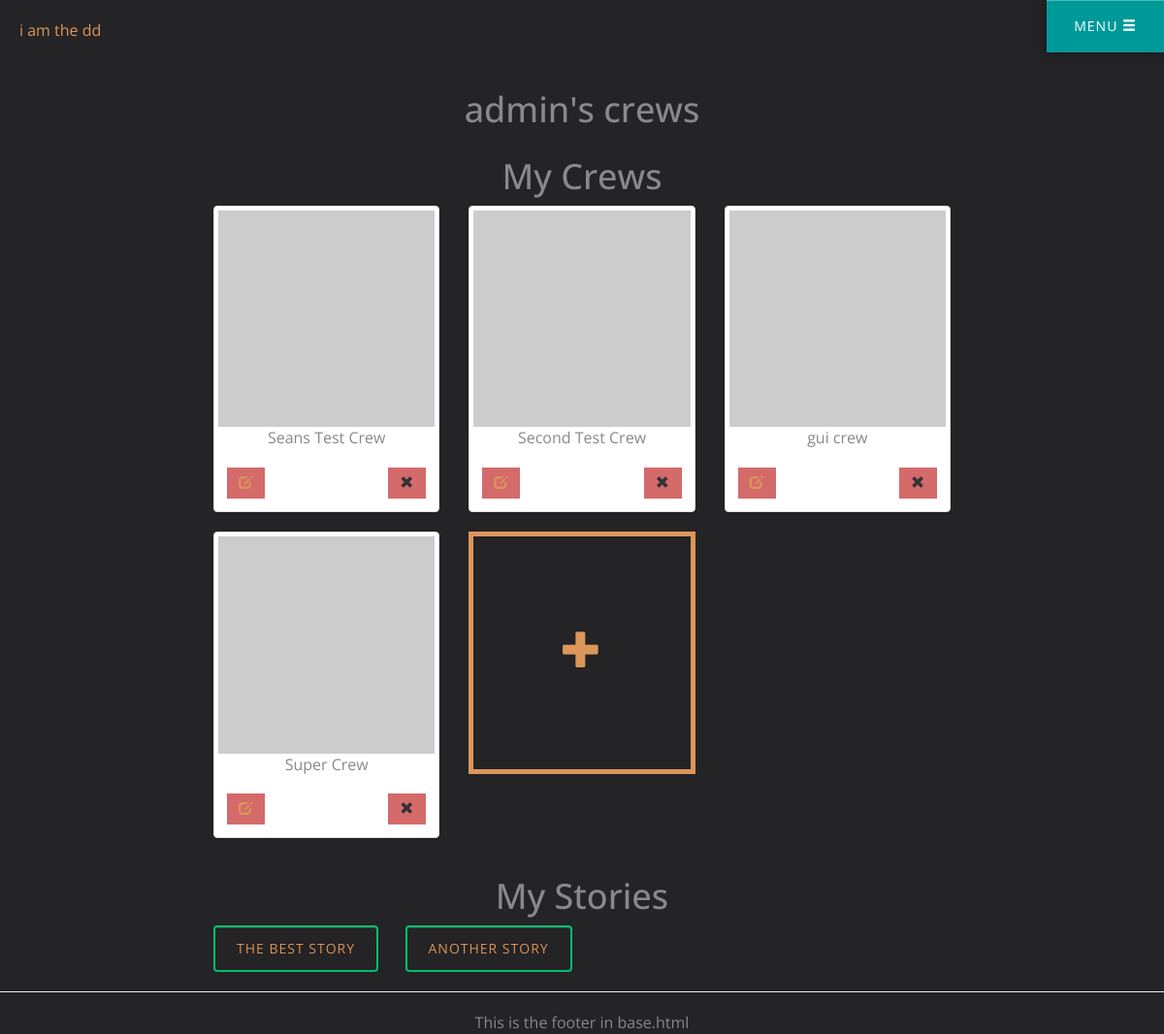
/mycrews/ (signed in), run on the app's committed database.
### dd_app/models.py (models this page shows, shortened)
class Crew(models.Model):
	crew_name = models.CharField(max_length=20)
	owner = models.ForeignKey(User, default=None)
	date_created = models.DateTimeField('date created', default=timezone.now())

class Story(models.Model):
	story_name = models.CharField(max_length=30)
	content = models.CharField(max_length=100)
	crew = models.ForeignKey(Crew)
	creator = models.ForeignKey(User)
	class Meta:
		verbose_name = "Story"
		verbose_name_plural = "Storys"

### dd_app/views.py (the view)
# urls.py: url(r'^mycrews/$', views.mycrews, name='mycrews'), # list of crews CRUD Crews
@login_required(redirect_field_name='/login/')
def mycrews(request):
	context = {}
	if request.user:
		context['crews'] = Crew.objects.all().filter(owner=request.user)
		context['stories'] = Story.objects.all().filter(creator=request.user)
		return render(request, 'dd_app/mycrews.html', context)
	else:
		return render(request, 'dd_app/mycrews.html')

### dd_app/templates/dd_app/mycrews.html (shortened to what this page needs)
{% extends "dd_app/base.html" %}
{% block content %}
{% if user %}
<div class="row">
	<h1 class="text-center">{{user.username}}'s crews</h1>
</div>
{% endif %}
<div class="row">
	<h1 class="text-center">My Crews</h1>
	<div class="col-md-8 col-md-offset-2">
	{% if crews %}
		{% for crew in crews %}
		<div class="col-xs-6 col-md-4">
		    <div href="{% url 'dd_app:crew' crew.id %}" class="thumbnail">
		    	<img class="img-responsive" src="http://placehold.it/250x250" alt="Crew picture here">
		    	<p class="text-center"> {{ crew.crew_name }}</p>
		    	<div class="caption">
		    		<a href="{% url 'dd_app:crew' crew_id=crew.id %}"><button class="btn sharp" title="Edit"><i class="glyphicon glyphicon-edit"></i></button></a>
		    		<button class="btn sharp pull-right" title="Delete"><i class="glyphicon glyphicon-remove "></i></button>
		    	</div>
		   	</div>
		</div>
		{% endfor %}
	{% else %}
	 You have no crews at the momment
	{% endif %}
		<a href="{% url 'dd_app:create_crew' %}" title="Create New Crew">
			<div class="col-xs-6 col-md-4">
				<div  class="new-crew">
		    		<i class="glyphicon glyphicon-plus"></i>
		   		</div>
			</div>
		</a>
	</div>
</div>
<div class="row">
	<h1 class="text-center">My Stories</h1>
	<div class="col-md-8 col-md-offset-2">
	{% if stories %}
		{% for story in stories %}
		<div class="col-xs-6 col-md-3">
			<button class="btn btn-success outline"><a href="{% url 'dd_app:story' story.id %}">{{ story.story_name }}</a></button>
		</div>
		{% endfor %}
	{% else %}
	 You have no stories at the momment
	{% endif %}
	</div>
</div>
{% endblock %}

### dd_app/static/dd_app/css/style.css (style rules this page uses)
*, *::after, *::before { -webkit-box-sizing: border-box; -moz-box-sizing: border-box; box-sizing: border-box; }
html { font-size: 62.5%; }
body { font-size: 1.6rem; font-family: "Open Sans", sans-serif; color: #888988; background-color: #242325; -webkit-font-smoothing: antialiased; -moz-osx-font-smoothing: grayscale; }
a { color: #DC965A; text-decoration: none; }

### dd_app/static/dd_app/css/stretchmenu.css (style rules this page uses)
*, *::after, *::before { box-sizing: border-box; }
html { font-size: 62.5%; }
body { font-size: 1.6rem; font-family: "Source Sans Pro", sans-serif; color: #FFF; background-color: #ffffff; }
a { color: #9acd91; text-decoration: none; }
img { max-width: 100%; }

### dd_app/static/dd_app/css/buttons.css (style rules this page uses)
.btn { border: 0 none; letter-spacing: 1px; text-transform: uppercase; background-color: #D46A6A; }
.btn-success { background: #00bf6f; color: #ffffff; }
.btn.sharp { border-radius: 0; }
.btn.outline { background: none; padding: 12px 22px; }
.btn-success.outline { border: 2px solid #00bf6f; color: #00bf6f; }

### dd_app/static/dd_app/css/main.css (style rules this page uses)
html, body { width: 100%; height: 100%; margin: 0px; padding: 0px; overflow-x:hidden; }
.thumbnail { height: auto; width: 100%; }
.new-crew { display: block; height: 250px; width: 100%; background: transparent; border-style: solid; border-width: 5px; }
.glyphicon-plus { display: block; text-align: center; top: 40%; font-size: 40px; margin: 0; }

### data on the page
Crew: crew_name "Seans Test Crew"
Crew: crew_name "Second Test Crew"
Crew: crew_name "gui crew"
Crew: crew_name "Super Crew"
Story: story_name "THE BEST STORY"
Story: story_name "ANOTHER STORY"

### other printed values
{{ user.username }} "admin"
